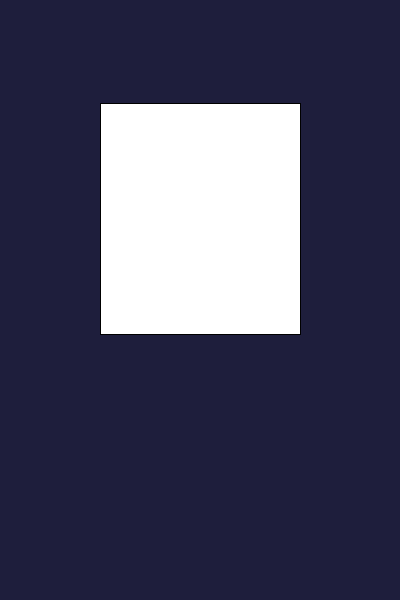
Frame 1 (no input)
Frame 60 (the mouse pressed at the canvas centre just before this capture): identical to frame 1, image omitted
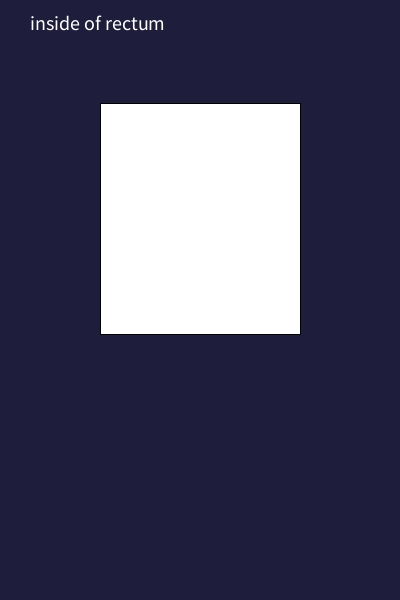
Frame 120 (the mouse held since frame 60 and released just before this capture)

The Processing sketch that drew these frames (run headless with seeded random() and noise(); from frame 60 on, the mouse is pressed at the canvas centre):

// Processing sketch: processing_72535
// ── processing_72535.pde

float rect_x =100.5;
float rect_y =103.7;
float rect_w =200;
float rect_h =230.5;

void setup() {
    size(400,600);
}

void draw() {
    background(30, 30, 60);
    rect(rect_x, rect_y, rect_w, rect_h);

if ((mouseX > rect_x) && (mouseX < rect_x + rect_w))
if ((mouseY > rect_y) && (mouseY < rect_y + rect_h)) {
  textSize(20);  
  text("inside of rectum", 30, 30);
  }
}
